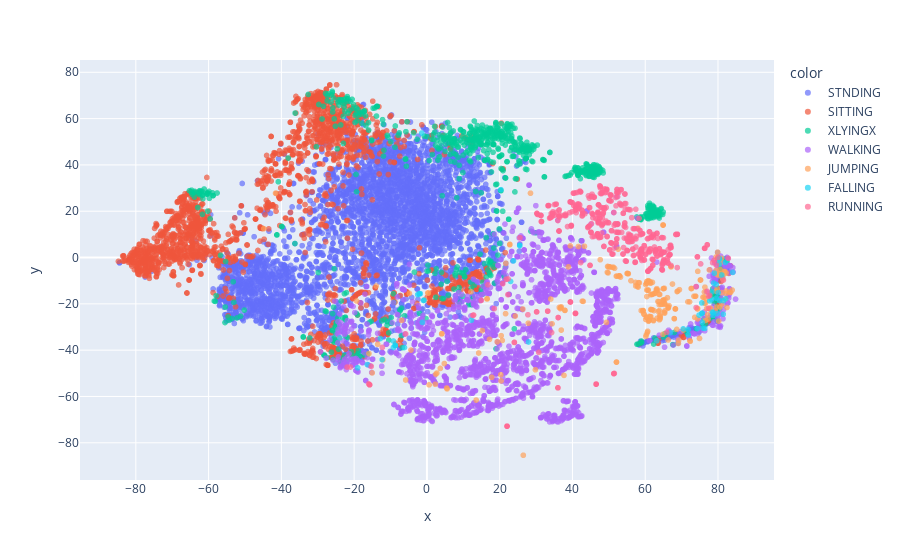

The notebook cell saved with this chart:
### Code cell
import plotly.express as px
px.scatter(x=tsne[:,0], y=tsne[:,1], color=labels, opacity=0.7)

### Figure 1 — Plotly figure (JSON) as saved in the notebook; plotly's stock layout.template omitted (floating-point values rounded to 4 significant figures; data arrays with more than 128 entries replaced by an {"elided": "..."} marker saying what was removed)
{"data": [{"hovertemplate": "color=STNDING<br>x=%{x}<br>y=%{y}<extra></extra>", "legendgroup": "STNDING", "marker": {"color": "#636efa", "opacity": 0.7, "symbol": "circle"}, "mode": "markers", "name": "STNDING", "showlegend": true, "type": "scattergl", "x": {"elided": "4023 float values"}, "xaxis": "x", "y": {"elided": "4023 float values"}, "yaxis": "y"}, {"hovertemplate": "color=SITTING<br>x=%{x}<br>y=%{y}<extra></extra>", "legendgroup": "SITTING", "marker": {"color": "#EF553B", "opacity": 0.7, "symbol": "circle"}, "mode": "markers", "name": "SITTING", "showlegend": true, "type": "scattergl", "x": {"elided": "1943 float values"}, "xaxis": "x", "y": {"elided": "1943 float values"}, "yaxis": "y"}, {"hovertemplate": "color=XLYINGX<br>x=%{x}<br>y=%{y}<extra></extra>", "legendgroup": "XLYINGX", "marker": {"color": "#00cc96", "opacity": 0.7, "symbol": "circle"}, "mode": "markers", "name": "XLYINGX", "showlegend": true, "type": "scattergl", "x": {"elided": "905 float values"}, "xaxis": "x", "y": {"elided": "905 float values"}, "yaxis": "y"}, {"hovertemplate": "color=WALKING<br>x=%{x}<br>y=%{y}<extra></extra>", "legendgroup": "WALKING", "marker": {"color": "#ab63fa", "opacity": 0.7, "symbol": "circle"}, "mode": "markers", "name": "WALKING", "showlegend": true, "type": "scattergl", "x": {"elided": "2327 float values"}, "xaxis": "x", "y": {"elided": "2327 float values"}, "yaxis": "y"}, {"hovertemplate": "color=JUMPING<br>x=%{x}<br>y=%{y}<extra></extra>", "legendgroup": "JUMPING", "marker": {"color": "#FFA15A", "opacity": 0.7, "symbol": "circle"}, "mode": "markers", "name": "JUMPING", "showlegend": true, "type": "scattergl", "x": {"elided": "265 float values"}, "xaxis": "x", "y": {"elided": "265 float values"}, "yaxis": "y"}, {"hovertemplate": "color=FALLING<br>x=%{x}<br>y=%{y}<extra></extra>", "legendgroup": "FALLING", "marker": {"color": "#19d3f3", "opacity": 0.7, "symbol": "circle"}, "mode": "markers", "name": "FALLING", "showlegend": true, "type": "scattergl", "x": [80.06, -0.9157, 75.56, -6.177, 71.81, 63.17, 74.34, 78.65, -2.075, 78.47, 80.38, 78.8, -8.712, 70.46, 78.16, 81.05, -0.8008, 76.38, -16.37, -8.756, -1.412, 25.5, 79.57, 82.11, 75.66, 75.88, 78.99, -1.815, -8.715, 81.5, 23.79, -2.089, -9.202, -2.542, 82.03, 77.75, 80.46, -12.3, 22.99, 81.44, 80.33, 74.8, -12.78, 79.5, 79.79, 20.35, -23.92, 66.9, 84.05, 80.34, -1.242, 71.79, -9.216, -19.03, 25.51, 12.24, 78.31, 75.51, 75.68, 78.65, 27.93], "xaxis": "x", "y": [-15.17, -18.54, -19.59, -38.87, -33.41, -35.95, -30.67, -24.93, -15.7, -23.55, -0.8122, -11.04, -37.93, -30.81, -18.09, -7.554, -18.4, -30.6, -46.22, -37.99, 53.76, 5.134, -17.56, -17.81, -23.99, -30.45, -6.769, -15.6, -37.93, -18.64, -1.432, -15.69, -38.84, -15.99, -2.117, -18.74, -18.61, -44.09, -10.31, -24.47, -2.838, -24.85, -34.97, -11.63, -24.21, 29.3, -34.73, -32.44, -6.42, -0.3263, -27.99, -31.11, -36.04, -47.61, 5.393, -27.05, -14.76, -24.14, -28.01, -23.86, -36.46], "yaxis": "y"}, {"hovertemplate": "color=RUNNING<br>x=%{x}<br>y=%{y}<extra></extra>", "legendgroup": "RUNNING", "marker": {"color": "#FF6692", "opacity": 0.7, "symbol": "circle"}, "mode": "markers", "name": "RUNNING", "showlegend": true, "type": "scattergl", "x": {"elided": "476 float values"}, "xaxis": "x", "y": {"elided": "476 float values"}, "yaxis": "y"}], "layout": {"legend": {"title": {"text": "color"}, "tracegroupgap": 0}, "margin": {"t": 60}, "xaxis": {"anchor": "y", "domain": [0, 1], "title": {"text": "x"}}, "yaxis": {"anchor": "x", "domain": [0, 1], "title": {"text": "y"}}}}
